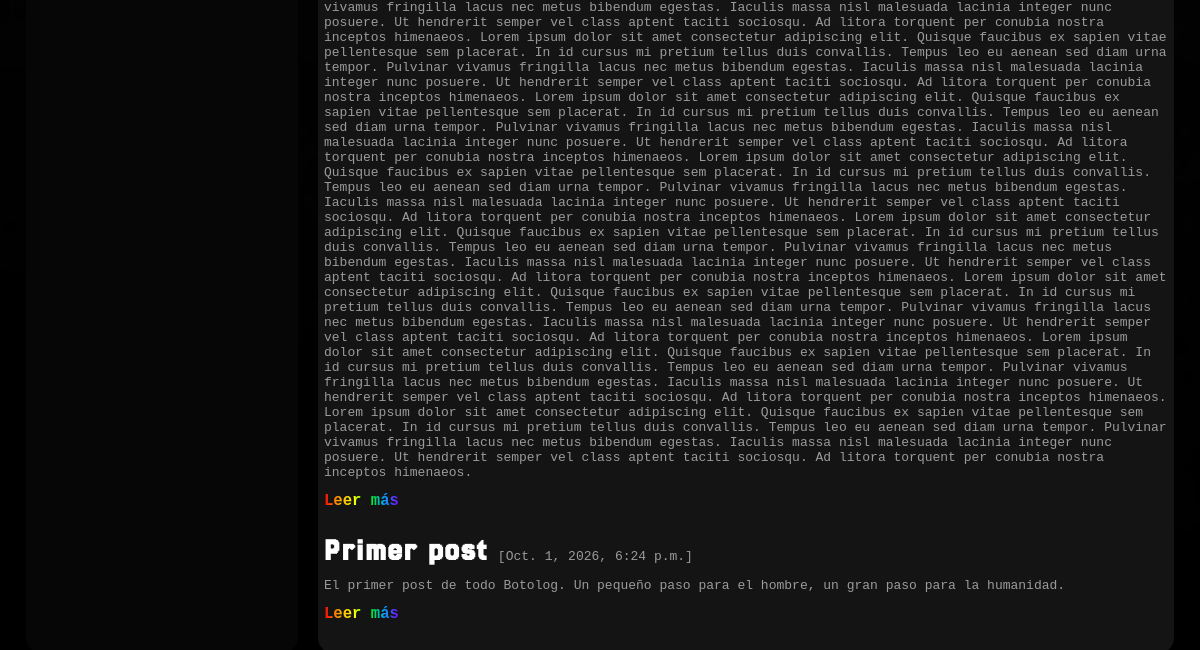
/blog/ (lower part), run on an earlier commit of the app's database.
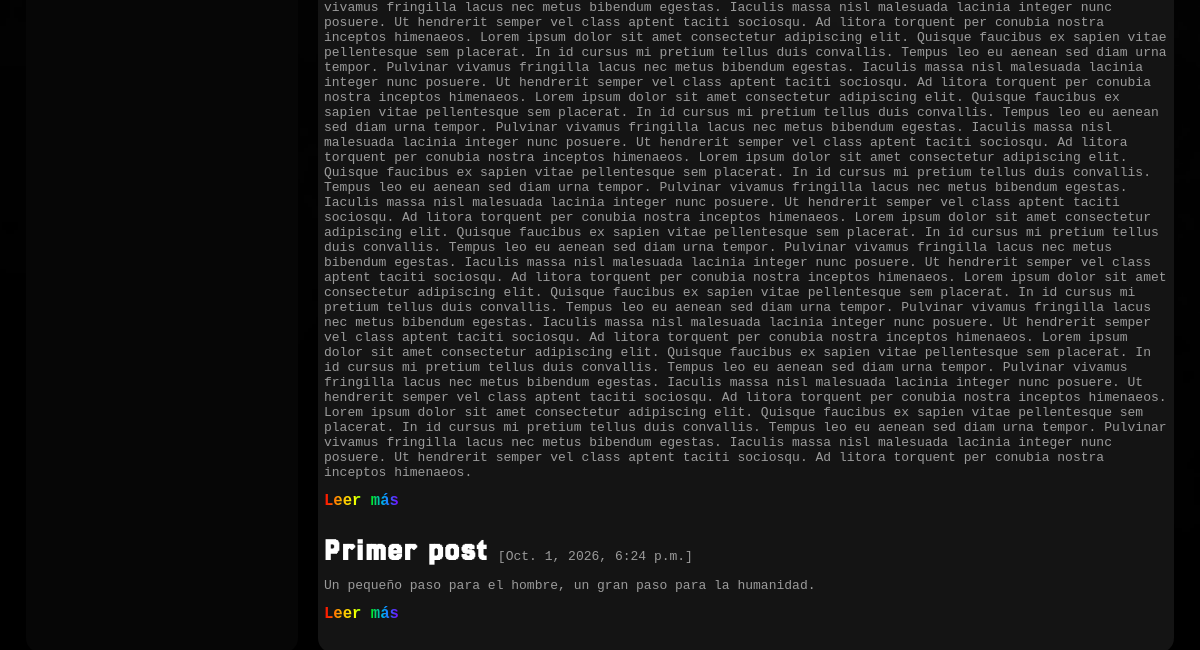
And on a later commit of the database.
### _Blog/models.py (models this page shows, shortened)
class Post(models.Model):
    heading = models.CharField(max_length = 255)
    shortened_heading = models.CharField(max_length = 255)
    slug = models.SlugField()
    drophead = models.TextField()
    content = models.TextField()
    date = models.DateTimeField(auto_now_add = True)

### _Blog/views.py (the view)
# urls.py: path('', views.index, name = 'index'),
def index(request):
    posts = Post.objects.order_by('-date')
    return render(request, '_Blog/index.html', {
        'posts': posts
    })

### _Blog/templates/_Blog/index.html (shortened to what this page needs)
{% extends '_Blog/base.html'%}
{% block content %}
    <main>
        {% for post in posts %}
        <article>
            <header>
                <h2 class = 'heading'>
                    {{ post.shortened_heading }}
                </h2>
                <p class = 'date'>
                    [{{ post.date }}]
                </p>
            </header>
            <p class = 'drophead'>
                {{ post.drophead}}
            </p>
            <a href = '{% url "blog:detail" post.slug %}'
            target = '_self'>
                Leer más
            </a>
        </article>
        {% endfor %}
    </main>
{% endblock %}

What changed in the data, as far as the page shows it:
changed Post "Primer post": drophead "El primer post de todo Botolog. Un pequeño paso para el hombre, un gran paso para la humanidad." → "Un pequeño paso para el hombre, un gran paso para la humanidad."
